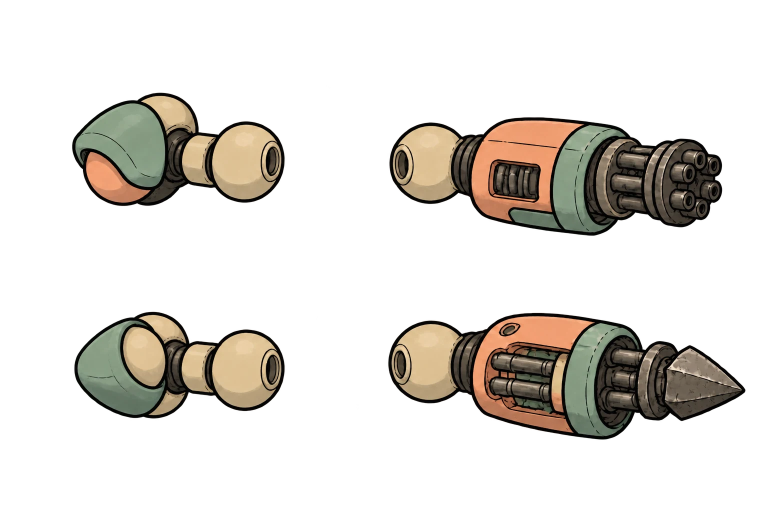
#> input picture art/metr0niks/characters/tim-o/parts/arms-v3-1.webp, 1536 x 1024 px (shown at 1/2 size); its folder holds only this picture in this run
$ python timo_arms_v3.py
#> lines starting #> are read from the running program, lines starting #| are printed output that depends on the picture; after the words box and inside, x2 and y2 are one past the last pixel; in counts of white or black regions, pixels touching at a corner belong together
"""Slice Tim-o's v3 arm parts sheets (upper arms and forearms split at the elbow) into a small atlas.

Run: python3 art/metr0niks/source/timo_arms_v3.py [v3|v3-1]   (needs Pillow, numpy, scipy; default v3-1).
Reads art/metr0niks/characters/tim-o/parts/arms-<ver>.webp (v3: Scenario asset_HT543m3cfVqbpSupixTzhozZ; v3-1: asset_ynVDCnfkPX5K1cjvNPn5Tfo9,
shorter upper arms and the back shoulder pad as a cup) and writes art/metr0niks/characters/tim-o/puppet/arms-<ver>.webp and .js (window.TIMO_ARMS3, same format
as timo_v21.js: store scale, box, pivot and joints as shares of the box).
Pivots, joints and rest angles (rot) were fitted to the ball caps in the art by the round-1 rig review
(tools/rig-harness/proposals/expert-r1.md); kr0 corrects them in the Puppet Rigging Lab.
"""
import json, os, sys, numpy as np
from PIL import Image
from scipy import ndimage

HERE = os.path.dirname(os.path.abspath(__file__))
TIMO = os.path.join(HERE, "..", "characters", "tim-o")
STORE = 1.5
SCALE = .25   # sheet px -> store px; matches the v2.1 arm housing size

# reading order on the sheet: front upper arm, minigun forearm, back upper arm, pile-bunker forearm
SPECS = {
 "v3": [("p_upF", (.235, .542), {"elbow": (.834, .65)}, -.086),
        ("p_foreF", (.124, .385), {"muzzle": (.988, .508)}, -.05),
        ("p_upB", (.205, .295), {"elbow": (.835, .505)}, -.158),
        ("p_foreB", (.119, .385), {"tip": (.989, .592)}, -.085)],
 "v3-1": [("p_upF", (.275, .523), {"elbow": (.8, .598)}, -.077),
        ("p_foreF", (.124, .385), {"muzzle": (.988, .508)}, -.05),
        ("p_upB", (.325, .37), {"elbow": (.8, .537)}, -.175),
        ("p_foreB", (.119, .385), {"tip": (.989, .592)}, -.085)]}

def main():
    ver = sys.argv[1] if len(sys.argv) > 1 else "v3-1"
    SPEC = SPECS[ver]
    a = np.array(Image.open(os.path.join(TIMO, "parts", "arms-%s.webp" % ver)).convert("RGBA"))
#> a is the input picture: shape (1024, 1536, 4); mean R, G, B, A 40.8, 35.9, 28.1, 58.6
    m = a[:, :, 3] > 40
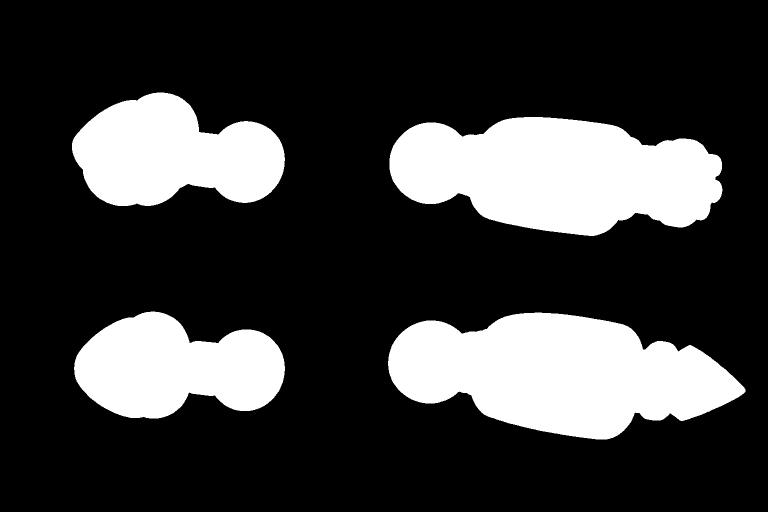
#> m: shape (1024, 1536) bool (shown at 1/2 size); 23.3% white; 4 white regions, box (x1, y1, x2, y2) and area: (776, 625, 1491, 879) 120223, (779, 234, 1445, 472) 115451, (144, 185, 570, 412) 67597, (148, 623, 570, 837) 63206
    lab, _ = ndimage.label(ndimage.binary_dilation(m, iterations=4))
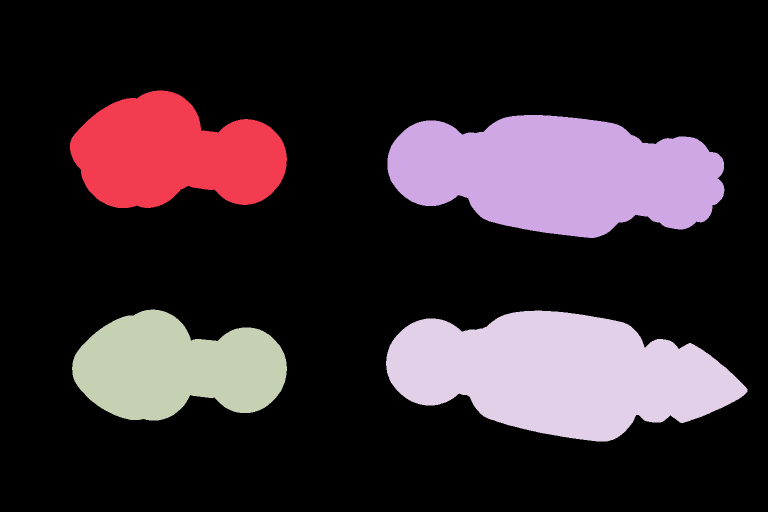
#> lab: shape (1024, 1536) int32 (shown at 1/2 size); 5 distinct labels, from 0 to 4; one colour per label, 0 black
    objs = [(s, i) for i, s in enumerate(ndimage.find_objects(lab)) if (lab[s] == i + 1).sum() > 3000]
#> objs = 4 items
    objs.sort(key=lambda t: (round(t[0][0].start / 300), t[0][1].start))
    assert len(objs) == len(SPEC), len(objs)
    parts = []
    for (s, i), (name, pivot, joints, rot) in zip(objs, SPEC):
        c = a[s].copy()
        c[:, :, 3] = np.where((lab[s] == i + 1) & (c[:, :, 3] > 40), c[:, :, 3], 0)
        c[c[:, :, 3] == 0, :3] = 0   # the sheet's transparent pixels carry a dark glow; drop it
        im = Image.fromarray(c)
        parts.append((name, im.resize((round(im.width * SCALE), round(im.height * SCALE)), Image.LANCZOS), pivot, joints, rot))
#> this loop made 4 passes
#> (name, pivot, joints, rot) on passes 1 to 4: ('p_upF', (0.275, 0.523), {'elbow': (0.8, 0.598)}, -0.077), ('p_foreF', (0.124, 0.385), {'muzzle': (0.988, 0.508)}, -0.05), ('p_upB', (0.325, 0.37), {'elbow': (0.8, 0.537)}, -0.175), ('p_foreB', (0.119, 0.385), {'tip': (0.989, 0.592)}, -0.085)
#> pass 1, in main, `c = a[s].copy()`:
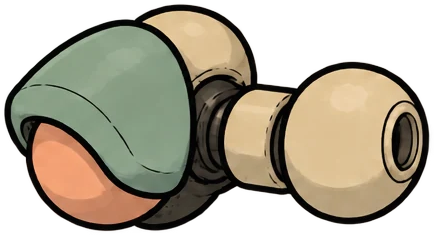
#> c: shape (235, 434, 4); mean R, G, B, A 109, 99.3, 78.3, 166.5; transparent parts drawn white
#> pass 2, in main, `c = a[s].copy()`:
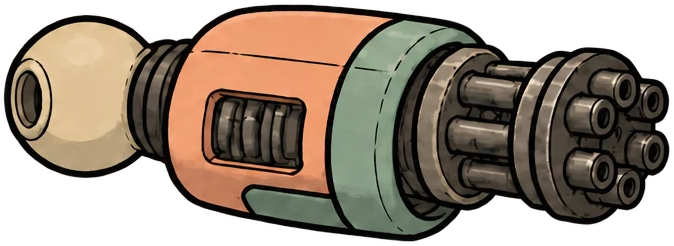
#> c: shape (246, 674, 4); mean R, G, B, A 90.3, 76.4, 60.5, 175.2; transparent parts drawn white
#> after the loop:
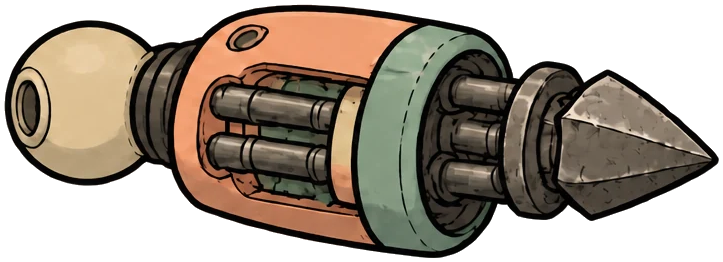
#> c: shape (262, 723, 4); mean R, G, B, A 72.6, 61.4, 48.9, 159.6; transparent parts drawn white
#> after the loop, parts = 4 items
    W, x, pos = sum(p[1].width + 2 for p in parts), 0, {}
#> W = 573; x = 0
    H = max(p[1].height for p in parts)
#> H = 66
    atlas, meta = Image.new("RGBA", (W, H)), {"store": STORE, "sprites": {}}
#> atlas: PIL image 573x66 RGBA; every value is 0
    for name, im, pivot, joints, rot in parts:
        atlas.paste(im, (x, 0))
        meta["sprites"][name] = {"x": x, "y": 0, "w": im.width, "h": im.height, "pivot": list(pivot), "joints": {k: list(v) for k, v in joints.items()}, "rot": rot}
        x += im.width + 2
#> this loop made 4 passes
#> (name, pivot, joints, rot, x) on passes 1 to 4: ('p_upF', (0.275, 0.523), {'elbow': (0.8, 0.598)}, -0.077, 110), ('p_foreF', (0.124, 0.385), {'muzzle': (0.988, 0.508)}, -0.05, 280), ('p_upB', (0.325, 0.37), {'elbow': (0.8, 0.537)}, -0.175, 390), ('p_foreB', (0.119, 0.385), {'tip': (0.989, 0.592)}, -0.085, 573)
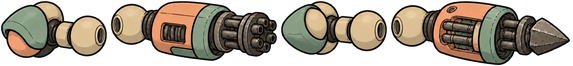
#> atlas: PIL image 573x66 RGBA; mean R, G, B, A 75.6, 66.4, 52.7, 153.3; transparent parts drawn white
#> after the loop, meta = 2 items; x = 573
    out = os.path.join(TIMO, "puppet")
    atlas.save(os.path.join(out, "arms-%s.webp" % ver), quality=92, method=6)
    open(os.path.join(out, "arms-%s.js" % ver), "w").write("window.TIMO_ARMS3=" + json.dumps(meta) + ";\n")
    print("wrote arms-%s atlas" % ver, atlas.size)
#| wrote arms-v3-1 atlas (573, 66)

if __name__ == "__main__":
    main()
